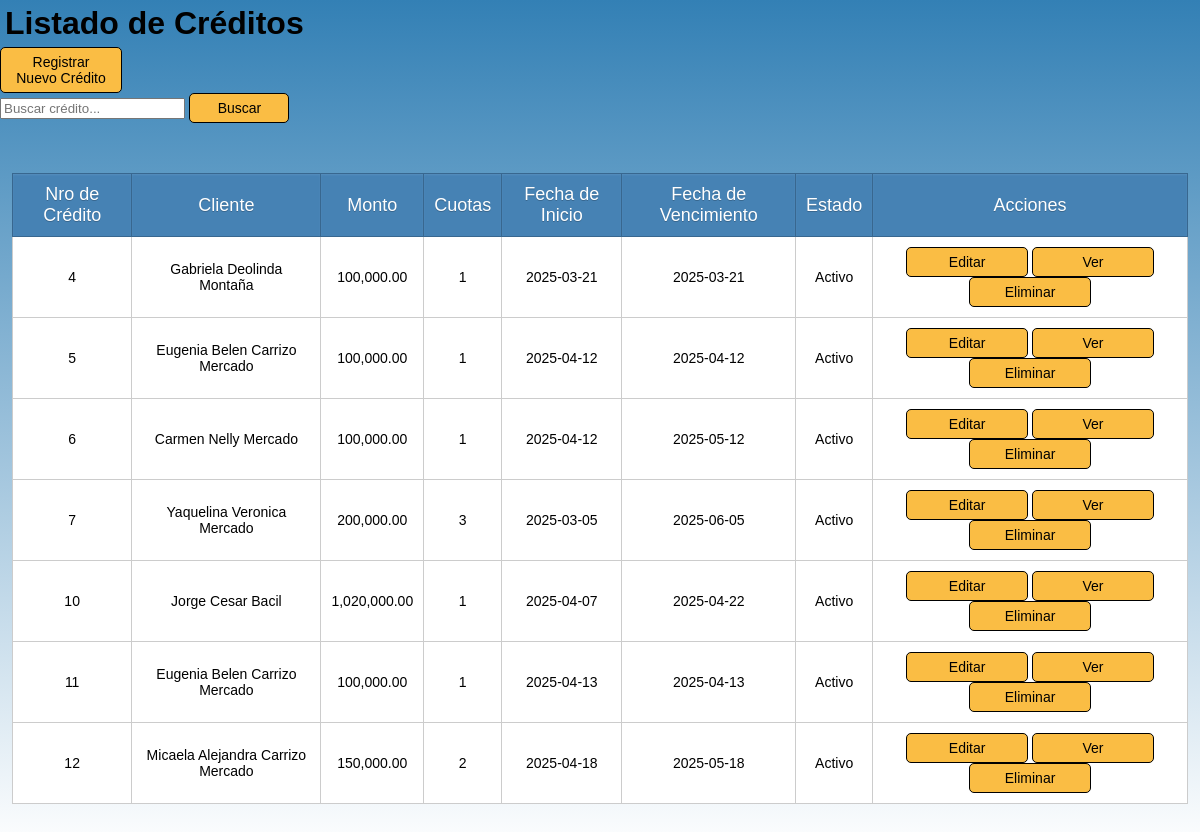
The app's page /src/modules/creditos/index_creditos.php, older data.
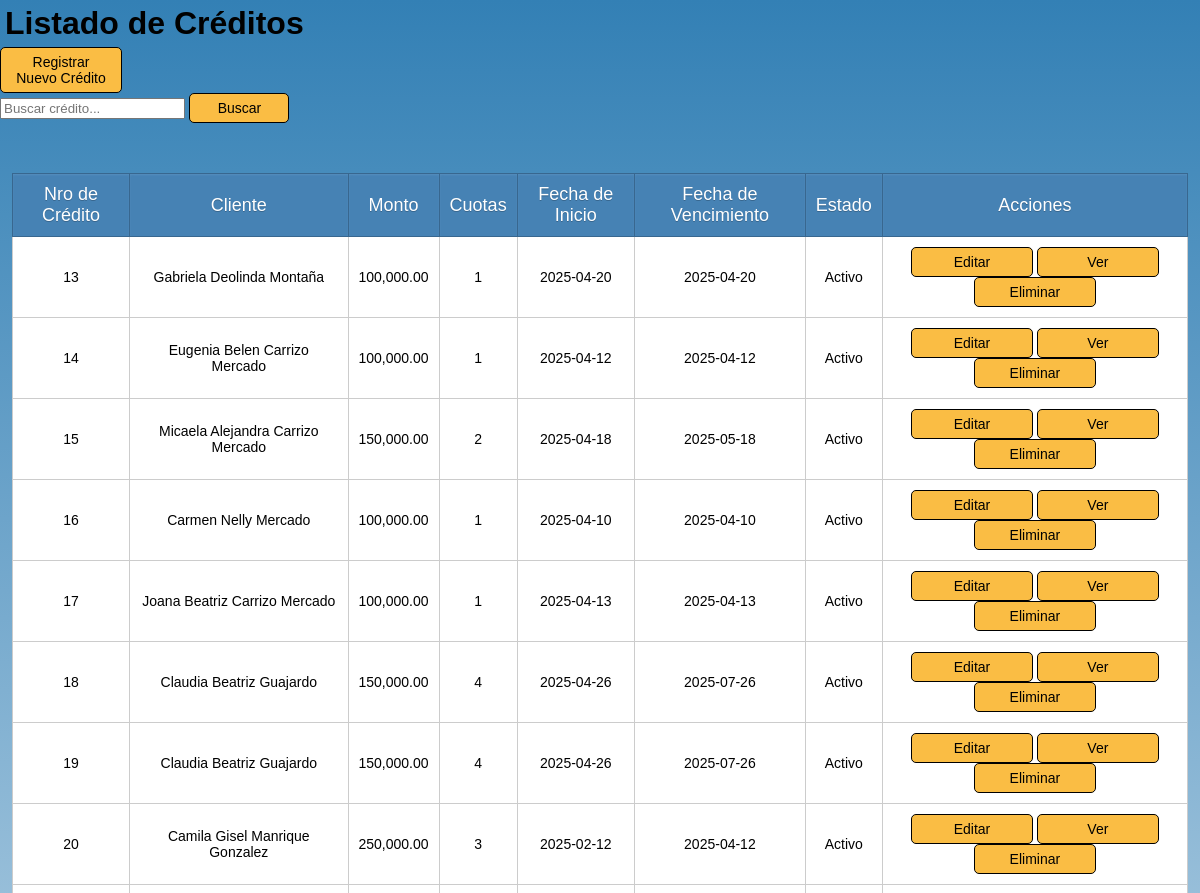
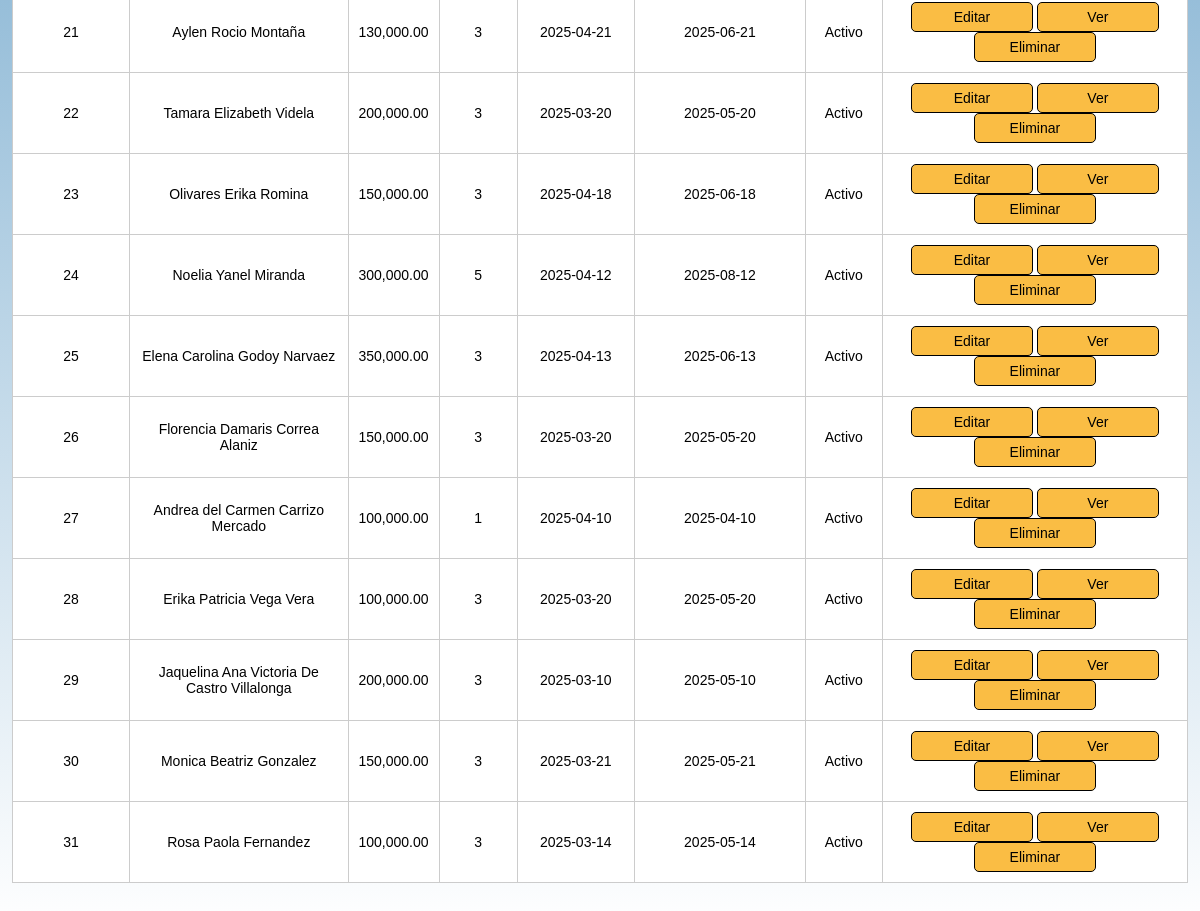
The same page, newer data (2 pictures, top to bottom).
### tables this page shows
CREATE TABLE `creditos` (
  `id` int(10) UNSIGNED NOT NULL,
  `cliente_id` int(10) UNSIGNED NOT NULL,
  `monto` decimal(10,2) NOT NULL,
  `monto_total` decimal(10,2) NOT NULL,
  `monto_cuota` decimal(10,2) NOT NULL,
  `cuotas` int(10) NOT NULL,
  `fecha_inicio` date NOT NULL,
  `fecha_vencimiento` date NOT NULL,
  `estado` enum('Activo','Vencido','Pagado') NOT NULL,
  `frecuencia` enum('mensual','quincenal','semanal') NOT NULL
);

CREATE TABLE `clientes` (
  `id_cliente` int(10) UNSIGNED NOT NULL,
  `nombre` text NOT NULL,
  `apellido` text NOT NULL,
  `dni` varchar(20) NOT NULL,
  `domicilio` varchar(100) NOT NULL,
  `telefono` varchar(20) NOT NULL,
  `estado` enum('Activo','Deudor','Inactivo') NOT NULL
);

### src/modules/creditos/index_creditos.php (the view, shortened to what this page needs)
<?php
require_once '../../config/database.php';
$query = "SELECT c.id, cl.nombre, cl.apellido, c.monto, c.cuotas, c.fecha_inicio, c.fecha_vencimiento, c.estado
          FROM creditos c
          INNER JOIN clientes cl ON c.cliente_id = cl.id_cliente";
$result = $conn->query($query);
?>
<!DOCTYPE html>
<html lang="es">
<head>
    <link rel="stylesheet" href="../../../style/style.css">
</head>
<body>
    <h1>Listado de Créditos</h1>
    <a href="registrar_credito.php">Registrar Nuevo Crédito</a>
    <form action="index_creditos.php" method="GET">
        <input type="text" name="buscar" placeholder="Buscar crédito..." value="<?php echo isset($_GET['buscar']) ? $_GET['buscar'] : ''; ?>">
        <button type="submit">Buscar</button>
    </form>
    <table border="1" cellpadding="10" cellspacing="0">
        <thead>
            <tr>
                <th>Nro de Crédito</th>
                <th>Cliente</th>
                <th>Monto</th>
                <th>Cuotas</th>
                <th>Fecha de Inicio</th>
                <th>Fecha de Vencimiento</th>
                <th>Estado</th>
                <th>Acciones</th>
            </tr>
        </thead>
        <tbody>
            <?php if ($result && $result->num_rows > 0): ?>
                <?php while ($credito = $result->fetch_assoc()): ?>
                    <tr>
                        <td><?php echo $credito['id']; ?></td>
                        <td><?php echo $credito['nombre'] . ' ' . $credito['apellido']; ?></td>
                        <td><?php echo number_format($credito['monto'], 2); ?></td>
                        <td><?php echo $credito['cuotas']; ?></td>
                        <td><?php echo $credito['fecha_inicio']; ?></td>
                        <td><?php echo $credito['fecha_vencimiento']; ?></td>
                        <td><?php echo $credito['estado']; ?></td>
                        <td>
                            <a href="editar_credito.php?id=<?php echo $credito['id']; ?>">Editar</a>
                            <a href="detalle_credito.php?id=<?php echo $credito['id']; ?>">Ver</a>
                            <a href="eliminar_credito.php?id=<?= $credito['id'] ?>" onclick="return confirm('¿Eliminar crédito?')">Eliminar</a>
                        </td>
                    </tr>
                <?php endwhile; ?>
            <?php else: ?>
                <tr>
                    <td colspan="8">No se encontraron créditos.</td>
                </tr>
            <?php endif; ?>
        </tbody>
    </table>
</body>
</html>

Row changes from the older to the newer data that the page shows:
removed creditos: id "4", cliente.nombre "Gabriela Deolinda", cliente.apellido "Montaña", monto "100,000.00", cuotas "1", fecha_inicio "2025-03-21", fecha_vencimiento "2025-03-21", estado "Activo"
removed creditos: id "5", cliente.nombre "Eugenia Belen", cliente.apellido "Carrizo Mercado", monto "100,000.00", cuotas "1", fecha_inicio "2025-04-12", fecha_vencimiento "2025-04-12", estado "Activo"
removed creditos: id "6", cliente.nombre "Carmen Nelly", cliente.apellido "Mercado", monto "100,000.00", cuotas "1", fecha_inicio "2025-04-12", fecha_vencimiento "2025-05-12", estado "Activo"
removed creditos: id "7", cliente.nombre "Yaquelina Veronica", cliente.apellido "Mercado", monto "200,000.00", cuotas "3", fecha_inicio "2025-03-05", fecha_vencimiento "2025-06-05", estado "Activo"
removed creditos: id "10", cliente.nombre "Jorge Cesar", cliente.apellido "Bacil", monto "1,020,000.00", cuotas "1", fecha_inicio "2025-04-07", fecha_vencimiento "2025-04-22", estado "Activo"
removed creditos: id "11", cliente.nombre "Eugenia Belen", cliente.apellido "Carrizo Mercado", monto "100,000.00", cuotas "1", fecha_inicio "2025-04-13", fecha_vencimiento "2025-04-13", estado "Activo"
removed creditos: id "12", cliente.nombre "Micaela Alejandra", cliente.apellido "Carrizo Mercado", monto "150,000.00", cuotas "2", fecha_inicio "2025-04-18", fecha_vencimiento "2025-05-18", estado "Activo"
added creditos: id "13", cliente.nombre "Gabriela Deolinda", cliente.apellido "Montaña", monto "100,000.00", cuotas "1", fecha_inicio "2025-04-20", fecha_vencimiento "2025-04-20", estado "Activo"
added creditos: id "14", cliente.nombre "Eugenia Belen", cliente.apellido "Carrizo Mercado", monto "100,000.00", cuotas "1", fecha_inicio "2025-04-12", fecha_vencimiento "2025-04-12", estado "Activo"
added creditos: id "15", cliente.nombre "Micaela Alejandra", cliente.apellido "Carrizo Mercado", monto "150,000.00", cuotas "2", fecha_inicio "2025-04-18", fecha_vencimiento "2025-05-18", estado "Activo"
added creditos: id "16", cliente.nombre "Carmen Nelly", cliente.apellido "Mercado", monto "100,000.00", cuotas "1", fecha_inicio "2025-04-10", fecha_vencimiento "2025-04-10", estado "Activo"
added creditos: id "17", cliente.nombre "Joana Beatriz", cliente.apellido "Carrizo Mercado", monto "100,000.00", cuotas "1", fecha_inicio "2025-04-13", fecha_vencimiento "2025-04-13", estado "Activo"
added creditos: id "18", cliente.nombre "Claudia Beatriz", cliente.apellido "Guajardo", monto "150,000.00", cuotas "4", fecha_inicio "2025-04-26", fecha_vencimiento "2025-07-26", estado "Activo"
added creditos: id "19", cliente.nombre "Claudia Beatriz", cliente.apellido "Guajardo", monto "150,000.00", cuotas "4", fecha_inicio "2025-04-26", fecha_vencimiento "2025-07-26", estado "Activo"
added creditos: id "20", cliente.nombre "Camila Gisel", cliente.apellido "Manrique Gonzalez", monto "250,000.00", cuotas "3", fecha_inicio "2025-02-12", fecha_vencimiento "2025-04-12", estado "Activo"
added creditos: id "21", cliente.nombre "Aylen Rocio", cliente.apellido "Montaña", monto "130,000.00", cuotas "3", fecha_inicio "2025-04-21", fecha_vencimiento "2025-06-21", estado "Activo"
added creditos: id "22", cliente.nombre "Tamara Elizabeth", cliente.apellido "Videla", monto "200,000.00", cuotas "3", fecha_inicio "2025-03-20", fecha_vencimiento "2025-05-20", estado "Activo"
added creditos: id "23", cliente.nombre "Olivares", cliente.apellido "Erika Romina", monto "150,000.00", cuotas "3", fecha_inicio "2025-04-18", fecha_vencimiento "2025-06-18", estado "Activo"
added creditos: id "24", cliente.nombre "Noelia Yanel", cliente.apellido "Miranda", monto "300,000.00", cuotas "5", fecha_inicio "2025-04-12", fecha_vencimiento "2025-08-12", estado "Activo"
added creditos: id "25", cliente.nombre "Elena Carolina", cliente.apellido "Godoy Narvaez", monto "350,000.00", cuotas "3", fecha_inicio "2025-04-13", fecha_vencimiento "2025-06-13", estado "Activo"
added creditos: id "26", cliente.nombre "Florencia Damaris", cliente.apellido "Correa Alaniz", monto "150,000.00", cuotas "3", fecha_inicio "2025-03-20", fecha_vencimiento "2025-05-20", estado "Activo"
added creditos: id "27", cliente.nombre "Andrea del Carmen", cliente.apellido "Carrizo Mercado", monto "100,000.00", cuotas "1", fecha_inicio "2025-04-10", fecha_vencimiento "2025-04-10", estado "Activo"
added creditos: id "28", cliente.nombre "Erika Patricia", cliente.apellido "Vega Vera", monto "100,000.00", cuotas "3", fecha_inicio "2025-03-20", fecha_vencimiento "2025-05-20", estado "Activo"
added creditos: id "29", cliente.nombre "Jaquelina Ana Victoria", cliente.apellido "De Castro Villalonga", monto "200,000.00", cuotas "3", fecha_inicio "2025-03-10", fecha_vencimiento "2025-05-10", estado "Activo"
added creditos: id "30", cliente.nombre "Monica Beatriz", cliente.apellido "Gonzalez", monto "150,000.00", cuotas "3", fecha_inicio "2025-03-21", fecha_vencimiento "2025-05-21", estado "Activo"
added creditos: id "31", cliente.nombre "Rosa Paola", cliente.apellido "Fernandez", monto "100,000.00", cuotas "3", fecha_inicio "2025-03-14", fecha_vencimiento "2025-05-14", estado "Activo"
